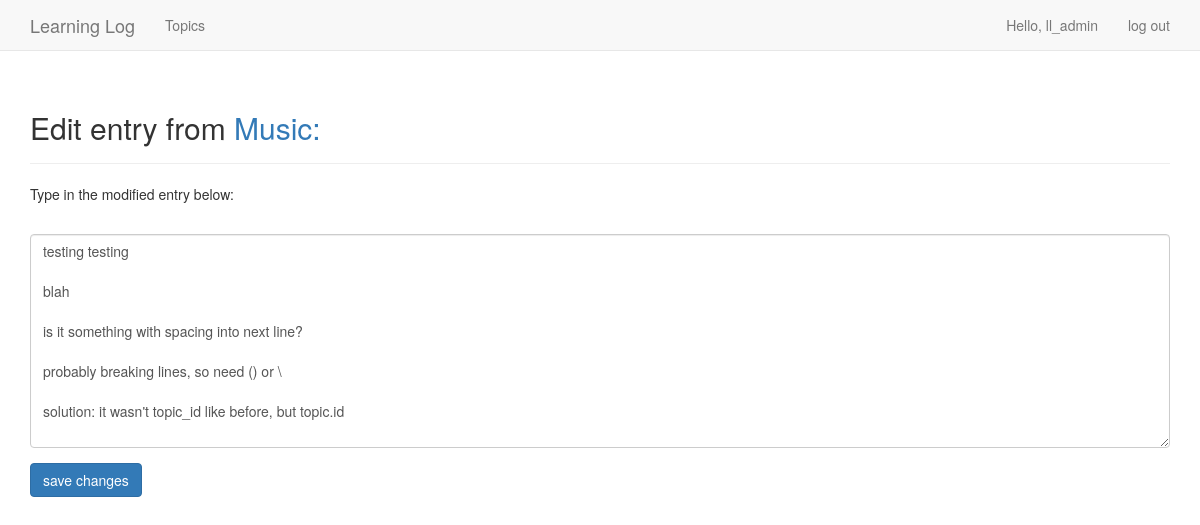
Page /edit_entry/12/ (signed in) on the committed database.
### learning_logs/models.py (models this page shows, shortened)
class Topic(models.Model):
    text = models.CharField(max_length=200)
    date_added = models.DateTimeField(auto_now_add=True)
    owner = models.ForeignKey(User)
    def __str__(self):
        return self.text

class Entry(models.Model):
    topic = models.ForeignKey(Topic)
    text = models.TextField()
    date_added = models.DateTimeField(auto_now_add=True)
    class Meta:
        verbose_name_plural = 'entries'

### learning_logs/views.py (the view)
# urls.py: url(r'^edit_entry/(?P<entry_id>\d+)/$', views.edit_entry,
@login_required
def edit_entry(request, entry_id):
    entry = Entry.objects.get(id=entry_id)
    topic = entry.topic
    check_topic_owner(topic.owner, request.user)
    if request.method != 'POST':
        form = EntryForm(instance=entry)
    else:
        form = EntryForm(instance=entry, data= request.POST)
        if form.is_valid():
            form.save()
            return (HttpResponseRedirect(reverse('learning_logs:topic',
                                                    args=[topic.id])))
    context = {'entry': entry, 'topic': topic, 'form':form}
    return render(request, 'learning_logs/edit_entry.html', context)

### learning_logs/forms.py
class EntryForm(forms.ModelForm):
    class Meta:
        model = Entry
        fields = ['text']
        labels = {'text': ''}
        widgets = {'text': forms.Textarea(attrs={'cols':80})}

### learning_logs/views.py (called while the page is built)
def check_topic_owner(topic, user):
    if topic != user:
        raise Http404

### learning_logs/templates/learning_logs/edit_entry.html (shortened to what this page needs)
{% extends "learning_logs/base.html" %}
{% load bootstrap3 %}
{% block header %}
    <h2>Edit entry from <a href="{% url 'learning_logs:topic' topic.id %}"> {{topic}}: </a></h2>
{% endblock header %}
{% block content %}
    <p>Type in the modified entry below:</p>
    <form action="{% url 'learning_logs:edit_entry' entry.id %}" method='post' class='form'>
        {% bootstrap_form form %}
        {% buttons %}
            <button name="submit" class="btn btn-primary">save changes</button>
        {% endbuttons %}
    </form>
{% endblock content %}

### learning_logs/templates/learning_logs/base.html (shortened to what this page needs)
{% load bootstrap3 %}
<!DOCTYPE html>
<html lang="en">
    <head>
        {% bootstrap_css %}
    </head>
    <body>
        <nav class="navbar navbar-default navbar-static-top">
            <div class="container">
                <div class="navbar-header">
                    <a class="navbar-brand" href="{% url 'learning_logs:index' %}">Learning Log</a>
                </div>
                <div id="navbar" class="navbar-collapse collapse">
                    <ul class="nav navbar-nav">
                        <li><a href="{% url 'learning_logs:topics' %}">Topics</a></li>
                    </ul>
                    <ul class="nav navbar-nav navbar-right">
                        {% if user.is_authenticated %}
                            <li><a>Hello, {{user.username}}</a></li>
                            <li><a href="{% url 'users:logout' %}">log out</a></li>
                        {% else %}
                            <li><a href="{% url 'users:register' %}">register</a></li>
                            <li><a href="{% url 'users:login' %}">log in</a></li>
                        {% endif %}
                    </ul>
                </div>
            </div>
        </nav>
        <div class="container">
            <div class="page-header">
                {% block header %}{% endblock header %}
            </div>
            <div>
                {% block content %}{% endblock content %}
            </div>
        </div>
    </body>
</html>

### rows in the picture
Topic: text "Music"
Entry: text "testing testing blah is it something with spacing into next line? probably breaking lines, so need () or \\ solution: it wasn't topic_id like before, but topic.id"

### other values in the picture
{{ user.username }} "ll_admin"
